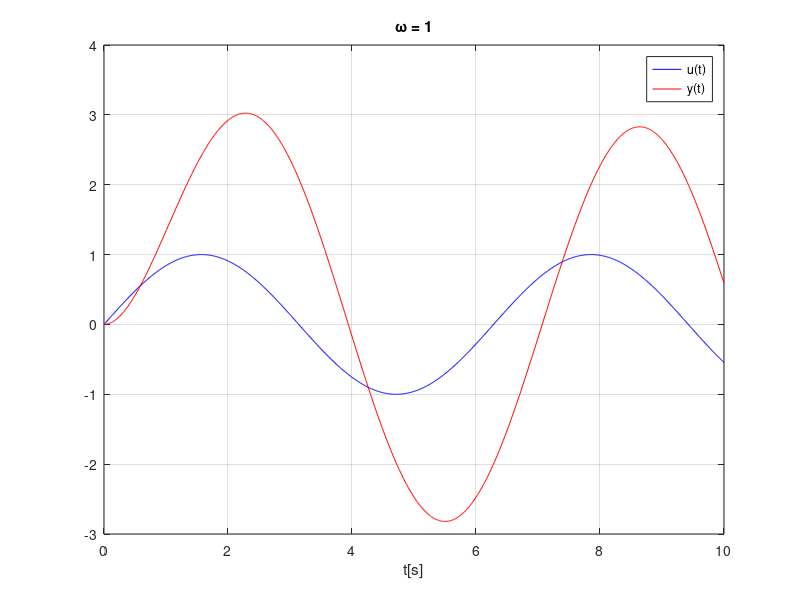
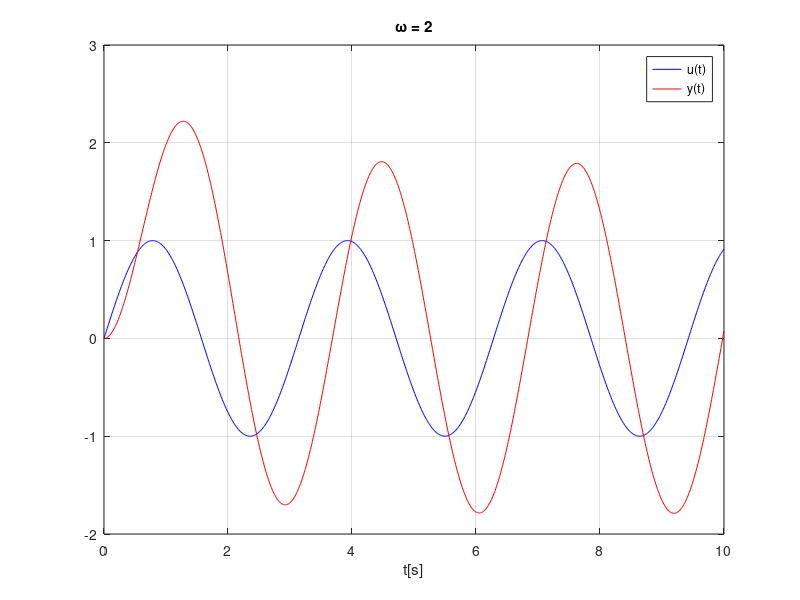
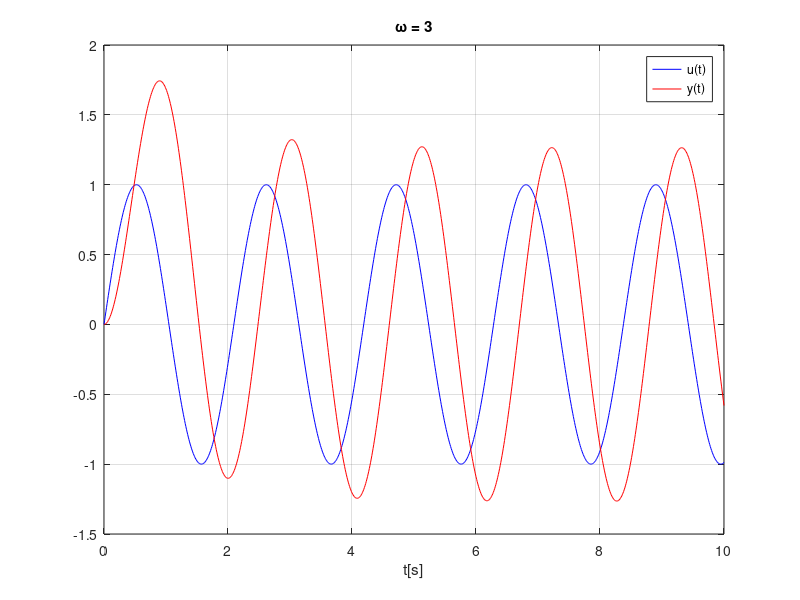
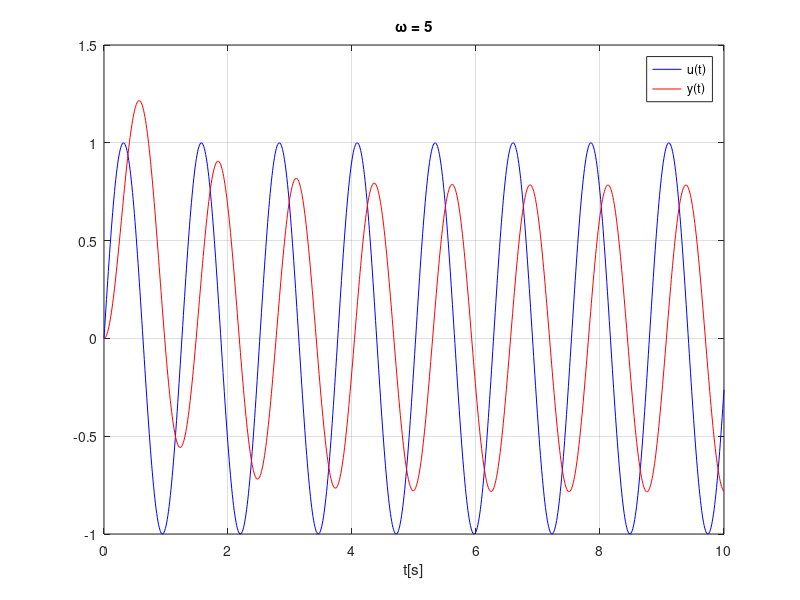

Write MATLAB code to recreate these figures, in order.
A = 4;
B = 1;
G1 = tf(A, [B 1]);
omega = [1,2,3,5,10];
t = 0:0.01:10;


for omega0 = omega
    u = sin(omega0 * t);%wejscie
    y = lsim(G1, u, t);%wyjscie

    figure;
    plot(t, u, 'b', t, y, 'r');%przebieg
    title(['\omega = ' num2str(omega0)]);
    legend('u(t)', 'y(t)');
    xlabel('t[s]');
    grid on;
end

Am = [3.02476,2.22121,1.74359,1.21575,0.690483]; %amplituda
phi = [(-0.8)*1,(-0.55)*2,(-0.41)*3,(-0.27)*5,(-0.14)*10];%t_x-t_y*omega

xArr = Am .* cos(phi);%obliczenie x
yArr = Am.* sin(phi);%obliczenie y


figure;
plot(xArr, yArr, 'o-');
nyquist(G1);
xlim([-4, 4]);
ylim([-3, 3]);


hold on;
plot(xArr, yArr, 'ro-'); % Nałożenie wartości ręcznych
hold off;

